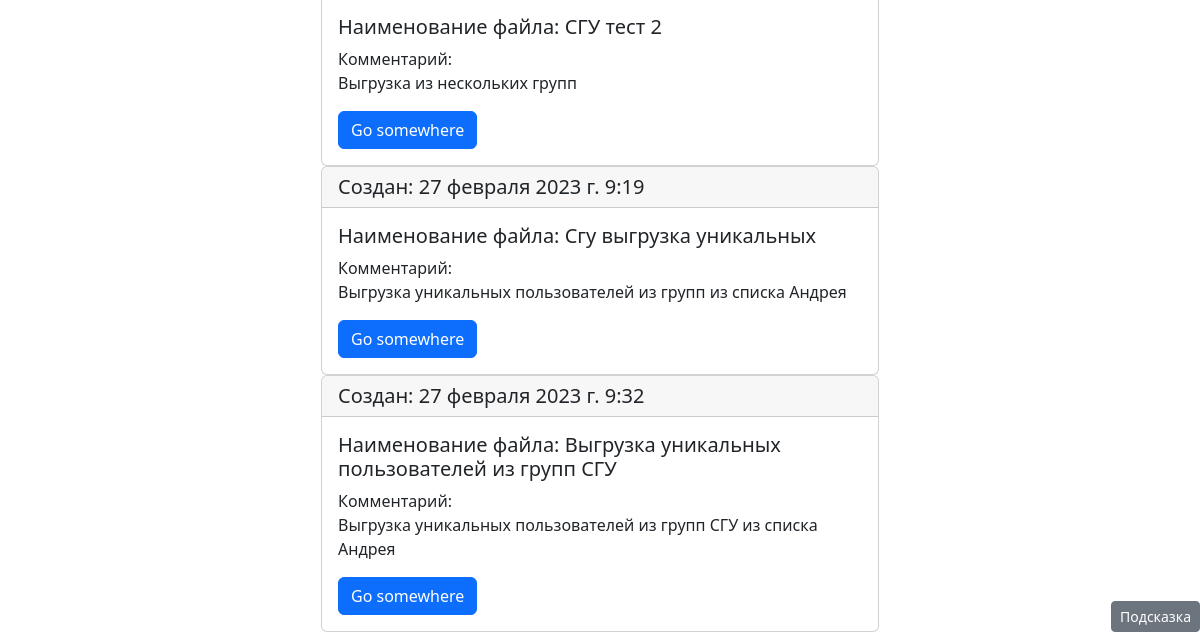
The app's page /main/data_files_list/1 (signed in, lower part), older data.
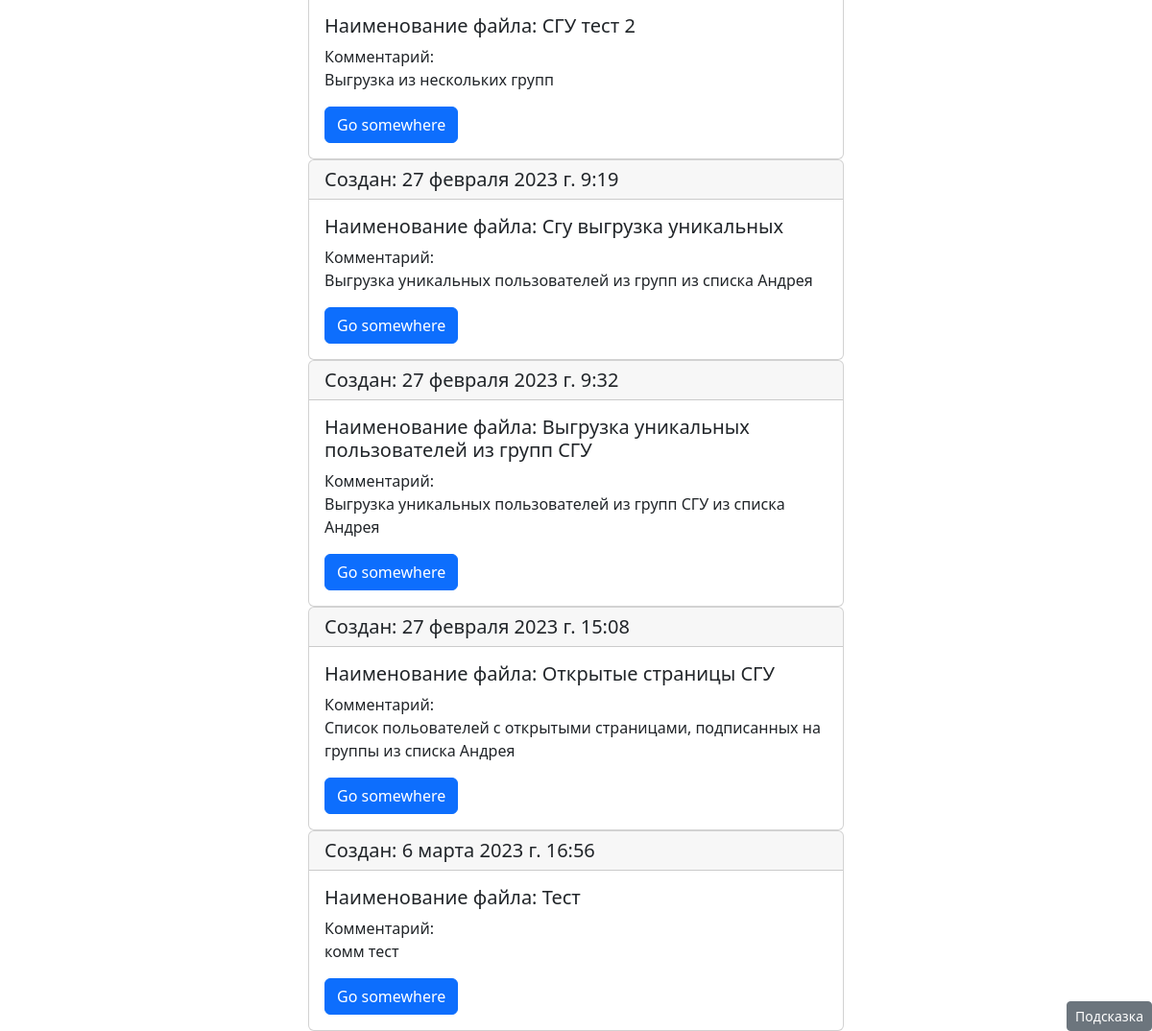
The same page, newer data.
### main_part/models.py (models this page shows, shortened)
class data_file (models.Model):
	file_name = models.CharField(max_length=100)
	file_created_at = models.DateTimeField(auto_now_add=True)
	data = models.FileField(upload_to='main_part/data_files_folder/')
	comment = models.TextField(blank=True, max_length=500)
	user =models.ForeignKey('app_user', on_delete=models.PROTECT, blank=True, null = True)
	is_public = models.BooleanField(blank=True, null = True)
	class Meta:
		verbose_name = 'Файл выгрузки'
		verbose_name_plural = 'Файлы выгрузки'

### main_part/views.py (the view)
# urls.py: path('data_files_list/<int:owner>',data_files_list, name = 'data_files_list'),
@login_required()
def data_files_list(request, owner): #списки доступных пользователю датафайлов, параметр owner передается из шаблона и определяет показывать ли файлы пользователя или общедоступные файлы
	user = request.user.app_user
	context = {
	}
	match owner:
		case 1:
			context['files'] = data_file.objects.filter(user=user)
			context['help_text'] = 'Вы можете видеть созданные вами файлы данных'
		case 2:
			context['files'] =data_file.objects.filter(is_public = True).exclude(user=user)
			context['help_text'] = 'Вы можете видеть созданные другими пользователями файлы данных'
	return render(request, 'data_files_list.html', context)

### main_part/templates/main_part/data_files_list.html (shortened to what this page needs)
{% extends 'base.html' %}
{% block content %}
<div class="d-flex align-items-center justify-content-center container-fluid">
	<div class="col-md-6">
	    {% for file in files %}
			<div class="card">
			  <h5 class="card-header">Создан: {{ file.file_created_at}}</h5>
			  <div class="card-body">
			    <h5 class="card-title">
			    	{% if file.file_name %}
			    		Наименование файла: {{file.file_name}}
			    	{% endif%}
			    </h5>
			    {% if file.comment %}
			    Комментарий: <p class="card-text">{{ file.comment }}</p>
				{% endif %}
			    <a href="#" class="btn btn-primary">Go somewhere</a>
			  </div>
			</div>
	    {% endfor %}
	</div>
</div>
{% endblock %}

### main_part/templates/main_part/base.html (shortened to what this page needs)
{% load static %}
<!DOCTYPE html>
<!doctype html>
<html lang="en">
<head>
    <link rel="stylesheet" href="https://cdn.jsdelivr.net/npm/bootstrap@4.3.1/dist/css/bootstrap.min.css">
</head>
<body>
    {% block content %}{% endblock %}
    <link href="https://cdn.jsdelivr.net/npm/bootstrap@5.2.3/dist/css/bootstrap.min.css" rel="stylesheet">
    {% include 'include/_help.html' %}
</body>
</html>

### main_part/templates/main_part/include/_help.html (shortened to what this page needs)
<div id = "helper">
	<a tabindex="0" class="btn btn-lg btn-secondary btn-sm" role="button" data-bs-toggle="popover" data-bs-trigger="focus" data-bs-title="На данной странице:" data-bs-placement="left" data-bs-content="{{help_text}}">Подсказка</a>
</div>

### main_part/templates/main_part/include/_help.html (style rules this page uses)
#helper { position:fixed; bottom:0%; right:0%; }

Row changes from the older to the newer data that the page shows:
added data_file: file_created_at "27 февраля 2023 г. 15:08", file_name "Открытые страницы СГУ", comment "Список польователей с открытыми страницами, подписанных на группы из списка Андрея"
added data_file: file_created_at "6 марта 2023 г. 16:56", file_name "Тест", comment "комм тест"
